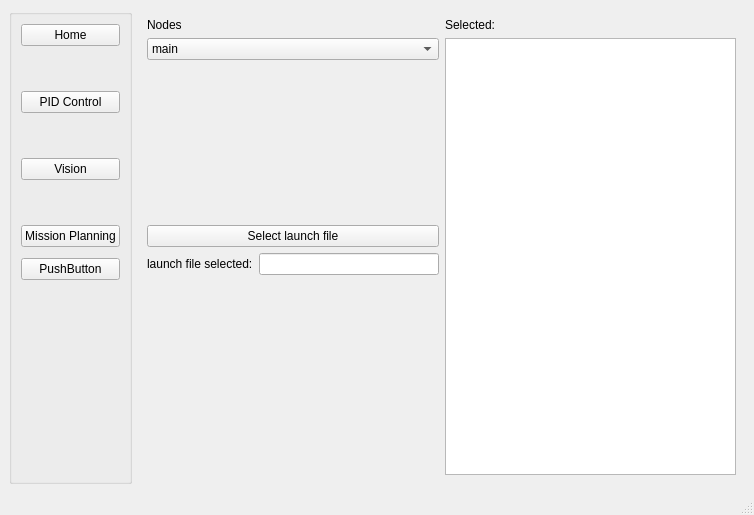
<?xml version="1.0" encoding="UTF-8"?>
<ui version="4.0">
 <class>MainWindow</class>
 <widget class="QMainWindow" name="MainWindow">
  <property name="geometry">
   <rect>
    <x>0</x>
    <y>0</y>
    <width>754</width>
    <height>515</height>
   </rect>
  </property>
  <property name="windowTitle">
   <string>MainWindow</string>
  </property>
  <widget class="QWidget" name="centralwidget">
   <layout class="QGridLayout" name="gridLayout_2">
    <item row="0" column="0">
     <widget class="QGroupBox" name="groupBox">
      <property name="minimumSize">
       <size>
        <width>100</width>
        <height>100</height>
       </size>
      </property>
      <property name="maximumSize">
       <size>
        <width>2000</width>
        <height>16777215</height>
       </size>
      </property>
      <property name="title">
       <string/>
      </property>
      <layout class="QGridLayout" name="gridLayout">
       <item row="0" column="0">
        <widget class="QPushButton" name="home">
         <property name="text">
          <string>Home</string>
         </property>
        </widget>
       </item>
       <item row="1" column="0">
        <spacer name="verticalSpacer_4">
         <property name="orientation">
          <enum>Qt::Vertical</enum>
         </property>
         <property name="sizeHint" stdset="0">
          <size>
           <width>20</width>
           <height>45</height>
          </size>
         </property>
        </spacer>
       </item>
       <item row="2" column="0">
        <widget class="QPushButton" name="pid_control">
         <property name="text">
          <string>PID Control</string>
         </property>
        </widget>
       </item>
       <item row="3" column="0">
        <spacer name="verticalSpacer_3">
         <property name="orientation">
          <enum>Qt::Vertical</enum>
         </property>
         <property name="sizeHint" stdset="0">
          <size>
           <width>20</width>
           <height>45</height>
          </size>
         </property>
        </spacer>
       </item>
       <item row="4" column="0">
        <widget class="QPushButton" name="vision">
         <property name="text">
          <string>Vision</string>
         </property>
        </widget>
       </item>
       <item row="5" column="0">
        <spacer name="verticalSpacer_2">
         <property name="orientation">
          <enum>Qt::Vertical</enum>
         </property>
         <property name="sizeHint" stdset="0">
          <size>
           <width>20</width>
           <height>45</height>
          </size>
         </property>
        </spacer>
       </item>
       <item row="6" column="0">
        <widget class="QPushButton" name="mission_planning">
         <property name="text">
          <string>Mission Planning</string>
         </property>
        </widget>
       </item>
       <item row="7" column="0">
        <spacer name="verticalSpacer_10">
         <property name="orientation">
          <enum>Qt::Vertical</enum>
         </property>
         <property name="sizeHint" stdset="0">
          <size>
           <width>20</width>
           <height>11</height>
          </size>
         </property>
        </spacer>
       </item>
       <item row="8" column="0">
        <widget class="QPushButton" name="pushButton_4">
         <property name="text">
          <string>PushButton</string>
         </property>
        </widget>
       </item>
       <item row="9" column="0">
        <spacer name="verticalSpacer">
         <property name="orientation">
          <enum>Qt::Vertical</enum>
         </property>
         <property name="sizeHint" stdset="0">
          <size>
           <width>20</width>
           <height>198</height>
          </size>
         </property>
        </spacer>
       </item>
      </layout>
     </widget>
    </item>
    <item row="0" column="1">
     <widget class="QStackedWidget" name="stacked_widget">
      <property name="minimumSize">
       <size>
        <width>0</width>
        <height>0</height>
       </size>
      </property>
      <property name="currentIndex">
       <number>1</number>
      </property>
      <widget class="QWidget" name="page">
       <layout class="QGridLayout" name="gridLayout_3">
        <item row="0" column="0">
         <layout class="QHBoxLayout" name="horizontalLayout_2">
          <item>
           <widget class="QLabel" name="label_2">
            <property name="font">
             <font>
              <family>Lato</family>
              <pointsize>25</pointsize>
              <weight>50</weight>
              <bold>false</bold>
             </font>
            </property>
            <property name="text">
             <string>System Controls</string>
            </property>
            <property name="alignment">
             <set>Qt::AlignCenter</set>
            </property>
           </widget>
          </item>
          <item>
           <widget class="QPushButton" name="home_2">
            <property name="sizePolicy">
             <sizepolicy hsizetype="Fixed" vsizetype="Fixed">
              <horstretch>0</horstretch>
              <verstretch>0</verstretch>
             </sizepolicy>
            </property>
            <property name="text">
             <string>Next</string>
            </property>
           </widget>
          </item>
         </layout>
        </item>
        <item row="1" column="0">
         <layout class="QHBoxLayout" name="horizontalLayout">
          <item>
           <widget class="QLabel" name="label">
            <property name="text">
             <string>ROS Connection Status:</string>
            </property>
           </widget>
          </item>
          <item>
           <widget class="QLabel" name="label_3">
            <property name="text">
             <string>CLOSED</string>
            </property>
           </widget>
          </item>
          <item>
           <spacer name="horizontalSpacer">
            <property name="orientation">
             <enum>Qt::Horizontal</enum>
            </property>
            <property name="sizeHint" stdset="0">
             <size>
              <width>40</width>
              <height>20</height>
             </size>
            </property>
           </spacer>
          </item>
         </layout>
        </item>
        <item row="2" column="0">
         <spacer name="verticalSpacer_5">
          <property name="orientation">
           <enum>Qt::Vertical</enum>
          </property>
          <property name="sizeHint" stdset="0">
           <size>
            <width>20</width>
            <height>53</height>
           </size>
          </property>
         </spacer>
        </item>
        <item row="3" column="0">
         <layout class="QHBoxLayout" name="horizontalLayout_3">
          <item>
           <spacer name="horizontalSpacer_2">
            <property name="orientation">
             <enum>Qt::Horizontal</enum>
            </property>
            <property name="sizeType">
             <enum>QSizePolicy::MinimumExpanding</enum>
            </property>
            <property name="sizeHint" stdset="0">
             <size>
              <width>40</width>
              <height>20</height>
             </size>
            </property>
           </spacer>
          </item>
          <item>
           <widget class="QPushButton" name="pushButton_3">
            <property name="sizePolicy">
             <sizepolicy hsizetype="Expanding" vsizetype="Expanding">
              <horstretch>0</horstretch>
              <verstretch>0</verstretch>
             </sizepolicy>
            </property>
            <property name="text">
             <string>LAUNCH ROS</string>
            </property>
           </widget>
          </item>
          <item>
           <spacer name="horizontalSpacer_3">
            <property name="orientation">
             <enum>Qt::Horizontal</enum>
            </property>
            <property name="sizeType">
             <enum>QSizePolicy::MinimumExpanding</enum>
            </property>
            <property name="sizeHint" stdset="0">
             <size>
              <width>40</width>
              <height>20</height>
             </size>
            </property>
           </spacer>
          </item>
         </layout>
        </item>
        <item row="4" column="0">
         <spacer name="verticalSpacer_7">
          <property name="orientation">
           <enum>Qt::Vertical</enum>
          </property>
          <property name="sizeHint" stdset="0">
           <size>
            <width>20</width>
            <height>52</height>
           </size>
          </property>
         </spacer>
        </item>
        <item row="5" column="0">
         <layout class="QHBoxLayout" name="horizontalLayout_4">
          <item>
           <spacer name="horizontalSpacer_4">
            <property name="orientation">
             <enum>Qt::Horizontal</enum>
            </property>
            <property name="sizeType">
             <enum>QSizePolicy::MinimumExpanding</enum>
            </property>
            <property name="sizeHint" stdset="0">
             <size>
              <width>40</width>
              <height>20</height>
             </size>
            </property>
           </spacer>
          </item>
          <item>
           <widget class="QPushButton" name="pushButton_2">
            <property name="sizePolicy">
             <sizepolicy hsizetype="Expanding" vsizetype="Expanding">
              <horstretch>0</horstretch>
              <verstretch>0</verstretch>
             </sizepolicy>
            </property>
            <property name="text">
             <string>KILL ROS</string>
            </property>
           </widget>
          </item>
          <item>
           <spacer name="horizontalSpacer_5">
            <property name="orientation">
             <enum>Qt::Horizontal</enum>
            </property>
            <property name="sizeType">
             <enum>QSizePolicy::MinimumExpanding</enum>
            </property>
            <property name="sizeHint" stdset="0">
             <size>
              <width>40</width>
              <height>20</height>
             </size>
            </property>
           </spacer>
          </item>
         </layout>
        </item>
        <item row="6" column="0">
         <spacer name="verticalSpacer_6">
          <property name="orientation">
           <enum>Qt::Vertical</enum>
          </property>
          <property name="sizeHint" stdset="0">
           <size>
            <width>20</width>
            <height>53</height>
           </size>
          </property>
         </spacer>
        </item>
        <item row="7" column="0">
         <layout class="QHBoxLayout" name="horizontalLayout_5">
          <item>
           <spacer name="horizontalSpacer_6">
            <property name="orientation">
             <enum>Qt::Horizontal</enum>
            </property>
            <property name="sizeType">
             <enum>QSizePolicy::MinimumExpanding</enum>
            </property>
            <property name="sizeHint" stdset="0">
             <size>
              <width>40</width>
              <height>20</height>
             </size>
            </property>
           </spacer>
          </item>
          <item>
           <widget class="QPushButton" name="pushButton">
            <property name="sizePolicy">
             <sizepolicy hsizetype="Expanding" vsizetype="Expanding">
              <horstretch>0</horstretch>
              <verstretch>0</verstretch>
             </sizepolicy>
            </property>
            <property name="text">
             <string>REBOOT</string>
            </property>
           </widget>
          </item>
          <item>
           <spacer name="horizontalSpacer_7">
            <property name="orientation">
             <enum>Qt::Horizontal</enum>
            </property>
            <property name="sizeType">
             <enum>QSizePolicy::MinimumExpanding</enum>
            </property>
            <property name="sizeHint" stdset="0">
             <size>
              <width>40</width>
              <height>20</height>
             </size>
            </property>
           </spacer>
          </item>
         </layout>
        </item>
       </layout>
      </widget>
      <widget class="QWidget" name="page_2">
       <layout class="QGridLayout" name="gridLayout_4">
        <item row="0" column="0">
         <layout class="QVBoxLayout" name="verticalLayout_5">
          <item>
           <layout class="QVBoxLayout" name="verticalLayout_3">
            <item>
             <layout class="QVBoxLayout" name="verticalLayout">
              <item>
               <widget class="QLabel" name="label_6">
                <property name="text">
                 <string>Nodes</string>
                </property>
               </widget>
              </item>
              <item>
               <widget class="QComboBox" name="comboBox">
                <item>
                 <property name="text">
                  <string>main</string>
                 </property>
                </item>
                <item>
                 <property name="text">
                  <string>pid</string>
                 </property>
                </item>
                <item>
                 <property name="text">
                  <string>launch</string>
                 </property>
                </item>
               </widget>
              </item>
             </layout>
            </item>
            <item>
             <spacer name="verticalSpacer_8">
              <property name="orientation">
               <enum>Qt::Vertical</enum>
              </property>
              <property name="sizeHint" stdset="0">
               <size>
                <width>20</width>
                <height>40</height>
               </size>
              </property>
             </spacer>
            </item>
           </layout>
          </item>
          <item>
           <layout class="QVBoxLayout" name="verticalLayout_4">
            <item>
             <widget class="QPushButton" name="select_launch_file">
              <property name="text">
               <string>Select launch file</string>
              </property>
             </widget>
            </item>
            <item>
             <layout class="QHBoxLayout" name="horizontalLayout_6">
              <item>
               <widget class="QLabel" name="label_5">
                <property name="text">
                 <string>launch file selected:</string>
                </property>
               </widget>
              </item>
              <item>
               <widget class="QLineEdit" name="file_selected"/>
              </item>
             </layout>
            </item>
           </layout>
          </item>
          <item>
           <spacer name="verticalSpacer_9">
            <property name="orientation">
             <enum>Qt::Vertical</enum>
            </property>
            <property name="sizeHint" stdset="0">
             <size>
              <width>20</width>
              <height>40</height>
             </size>
            </property>
           </spacer>
          </item>
         </layout>
        </item>
        <item row="0" column="1">
         <layout class="QVBoxLayout" name="verticalLayout_2">
          <item>
           <widget class="QLabel" name="label_4">
            <property name="text">
             <string>Selected:</string>
            </property>
           </widget>
          </item>
          <item>
           <widget class="QTextEdit" name="textEdit"/>
          </item>
         </layout>
        </item>
       </layout>
      </widget>
     </widget>
    </item>
   </layout>
  </widget>
  <widget class="QMenuBar" name="menubar">
   <property name="geometry">
    <rect>
     <x>0</x>
     <y>0</y>
     <width>754</width>
     <height>22</height>
    </rect>
   </property>
  </widget>
  <widget class="QStatusBar" name="statusbar"/>
 </widget>
 <resources/>
 <connections/>
</ui>
